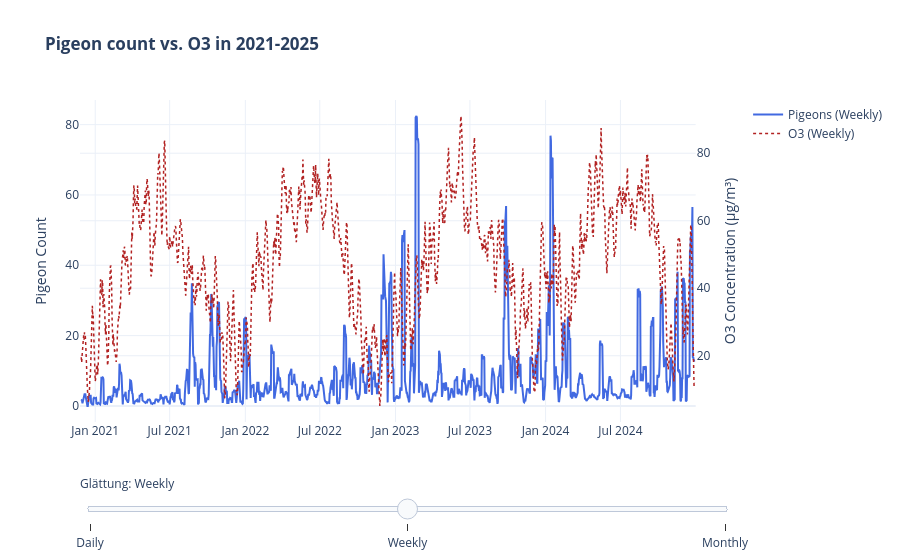
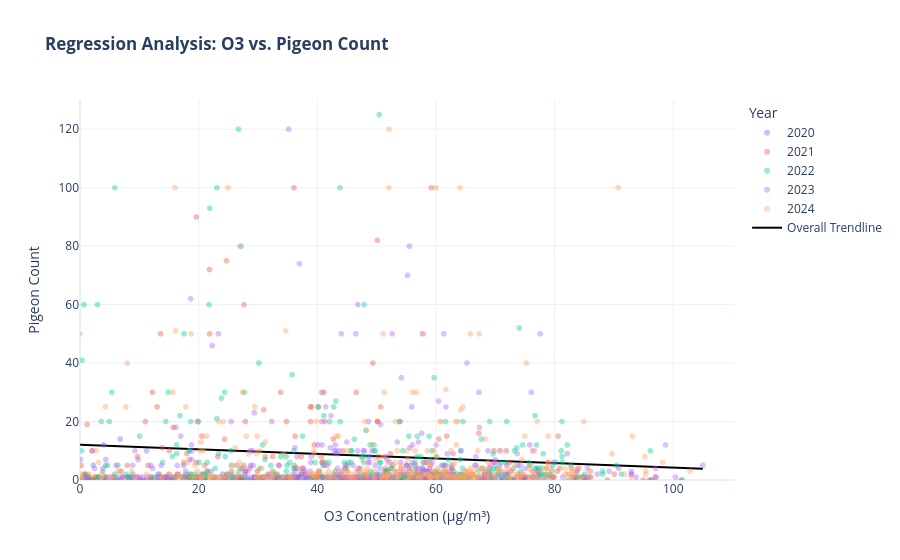
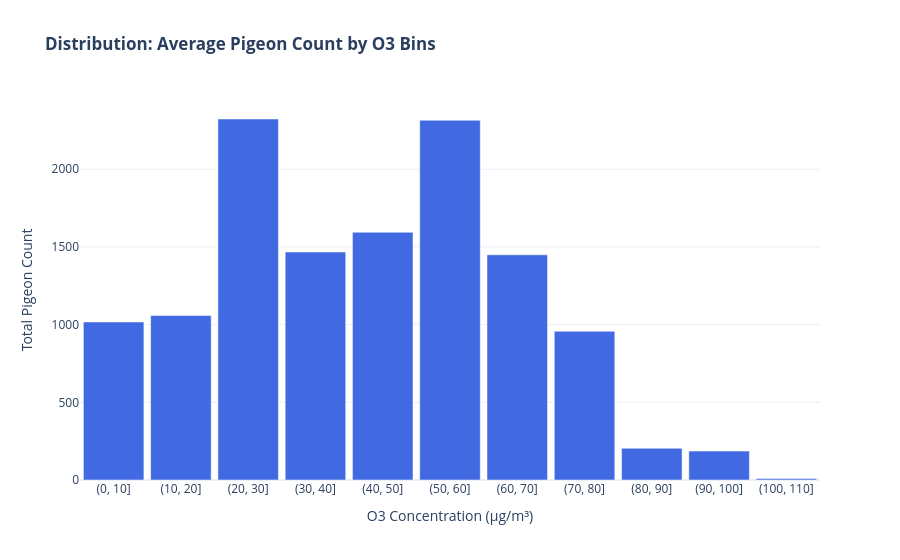

The cell these charts' notebook holds for them, in order:
### Code cell
import pandas as pd
import plotly.graph_objects as go
import plotly.express as px
from plotly.subplots import make_subplots

FILE_PATH = (
    r"C:\Users\ThinkPad\Documents\Data Science Projekt\RQ 4"
    r"\berlin_pigeon_pullution_2020_2024.csv"
)


def load_and_prepare_data(path):
    # Load data and prepare smoothing
    df = pd.read_csv(path, index_col=0)
    df["Date"] = pd.to_datetime(df["Date"])
    df = df.sort_values("Date")
    
    # Filter/Change data (only positive values and extract the year as string)
    df = df[df["O3"] >= 0].copy()
    df["Year"] = df["Date"].dt.year.astype(str)

    # our smoothing time intervals
    for col, prefix in [("PigeonCount", "P"), ("O3", "O")]:
        df[f"{prefix}_1d"] = df[col]
        df[f"{prefix}_7d"] = df[col].rolling(window=7, center=True).mean()
        df[f"{prefix}_30d"] = df[col].rolling(window=30, center=True).mean()
    
    return df


def create_interactive_plot(df):
    # Creating our interactive plot with a smoothing slider
    fig = make_subplots(specs=[[{"secondary_y": True}]])

    # our 3 modes that we can slide trough
    modes = [
        {"name": "Daily", "p_col": "P_1d", "o_col": "O_1d", "visible": False},
        {"name": "Weekly", "p_col": "P_7d", "o_col": "O_7d", "visible": True},
        {"name": "Monthly", "p_col": "P_30d", "o_col": "O_30d", "visible": False}
    ]

    for mode in modes:
        # pigeon line
        fig.add_trace(
            go.Scatter(
                x=df["Date"], y=df[mode["p_col"]],
                name=f"Pigeons ({mode['name']})",
                line=dict(color="royalblue", width=2),
                visible=mode["visible"]
            ),
            secondary_y=False
        )
        # ozon line
        fig.add_trace(
            go.Scatter(
                x=df["Date"], y=df[mode["o_col"]],
                name=f"O3 ({mode['name']})",
                line=dict(color="firebrick", dash="dot", width=1.5),
                visible=mode["visible"]
            ),
            secondary_y=True
        )

    # making our slider
    sliders = [dict(
        active=1,
        currentvalue={"prefix": "Glättung: "},
        pad={"t": 50},
        steps=[
            dict(label="Daily", method="update", 
                 args=[{"visible": [True, True, False, False, False, False]}]),
            dict(label="Weekly", method="update", 
                 args=[{"visible": [False, False, True, True, False, False]}]),
            dict(label="Monthly", method="update", 
                 args=[{"visible": [False, False, False, False, True, True]}])
        ]
    )]

    # putting everything in the layout 
    fig.update_layout(
        sliders=sliders,
        title="<b>Pigeon count vs. O3 in 2021-2025</b>",
        template="plotly_white",
        hovermode="x unified"
    )

    fig.update_yaxes(title_text="Pigeon Count", secondary_y=False)
    fig.update_yaxes(title_text="O3 Concentration (µg/m³)", secondary_y=True)
    
    return fig


def create_regression_plot(df):
    # Creating our second plot, the regression line
    fig = px.scatter(
        df,
        x="O3",
        y="PigeonCount",
        color="Year",
        trendline="ols",
        trendline_scope="overall",
        trendline_color_override="black",
        title="<b>Regression Analysis: O3 vs. Pigeon Count</b>",
        labels={"O3": "O3 Concentration (µg/m³)", "PigeonCount": "Pigeon Count"},
        opacity=0.4,
        template="plotly_white",
    )

    fig.update_xaxes(range=[0, df["O3"].max() * 1.05])
    fig.update_yaxes(range=[0, 130])
    
    return fig

def create_binned_histogram(df):
    # Creating a Histogram that bins the o3 values into 10 bins
    # and shows how many pigeons in total were counted at those values
    
    # Creating the bins
    bin_edges = list(range(0, 111, 10))
    df_binned = df.copy()
    df_binned["O3_Bin"] = pd.cut(df_binned["O3"], bins=bin_edges)
    
    # Group and aggregate the sum
    df_plot = df_binned.groupby("O3_Bin", observed=True).agg({
        "PigeonCount": "sum"
    }).reset_index()

    df_plot["O3_Range"] = df_plot["O3_Bin"].astype(str)

    # Creating the plot itself
    fig = px.bar(
        df_plot,
        x="O3_Range",
        y="PigeonCount",
        title="<b>Distribution: Average Pigeon Count by O3 Bins</b>",
        labels={
            "O3": "O3 Concentration (µg/m³)",
            "PigeonCount": "Total Pigeon Count"
        },
        template="plotly_white",
        color_discrete_sequence=["royalblue"]
    )

    # Creating the layout or rather the axises
    fig.update_layout(
        bargap=0.1,
        xaxis={
            'title': 'O3 Concentration (µg/m³)',
            'categoryorder': 'array', 
            'categoryarray': df_plot["O3_Range"]
        },
        yaxis_title="Total Pigeon Count"
    )

    return fig


# Executing the functions
if __name__ == "__main__":
    pigeon_data = load_and_prepare_data(FILE_PATH)
    
    time_series_fig = create_interactive_plot(pigeon_data)
    time_series_fig.show()
    
    regression_fig = create_regression_plot(pigeon_data)
    regression_fig.show()

    hist_fig = create_binned_histogram(pigeon_data)
    hist_fig.show()

### Figure 1 — Plotly figure (JSON) as saved in the notebook; plotly's stock layout.template omitted (floating-point values rounded to 4 significant figures; data arrays with more than 128 entries replaced by an {"elided": "..."} marker saying what was removed)
{"data": [{"line": {"color": "royalblue", "width": 2}, "name": "Pigeons (Daily)", "type": "scatter", "visible": false, "x": {"elided": "1491 str values"}, "xaxis": "x", "y": {"elided": "1491 int values"}, "yaxis": "y"}, {"line": {"color": "firebrick", "dash": "dot", "width": 1.5}, "name": "O3 (Daily)", "type": "scatter", "visible": false, "x": {"elided": "1491 str values"}, "xaxis": "x", "y": {"elided": "1491 float values"}, "yaxis": "y2"}, {"line": {"color": "royalblue", "width": 2}, "name": "Pigeons (Weekly)", "type": "scatter", "visible": true, "x": {"elided": "1491 str values"}, "xaxis": "x", "y": {"elided": "1491 float values"}, "yaxis": "y"}, {"line": {"color": "firebrick", "dash": "dot", "width": 1.5}, "name": "O3 (Weekly)", "type": "scatter", "visible": true, "x": {"elided": "1491 str values"}, "xaxis": "x", "y": {"elided": "1491 float values"}, "yaxis": "y2"}, {"line": {"color": "royalblue", "width": 2}, "name": "Pigeons (Monthly)", "type": "scatter", "visible": false, "x": {"elided": "1491 str values"}, "xaxis": "x", "y": {"elided": "1491 float values"}, "yaxis": "y"}, {"line": {"color": "firebrick", "dash": "dot", "width": 1.5}, "name": "O3 (Monthly)", "type": "scatter", "visible": false, "x": {"elided": "1491 str values"}, "xaxis": "x", "y": {"elided": "1491 float values"}, "yaxis": "y2"}], "layout": {"hovermode": "x unified", "sliders": [{"active": 1, "currentvalue": {"prefix": "Glättung: "}, "pad": {"t": 50}, "steps": [{"args": [{"visible": [true, true, false, false, false, false]}], "label": "Daily", "method": "update"}, {"args": [{"visible": [false, false, true, true, false, false]}], "label": "Weekly", "method": "update"}, {"args": [{"visible": [false, false, false, false, true, true]}], "label": "Monthly", "method": "update"}]}], "title": {"text": "<b>Pigeon count vs. O3 in 2021-2025</b>"}, "xaxis": {"anchor": "y", "domain": [0, 0.94]}, "yaxis": {"anchor": "x", "domain": [0, 1], "title": {"text": "Pigeon Count"}}, "yaxis2": {"anchor": "x", "overlaying": "y", "side": "right", "title": {"text": "O3 Concentration (µg/m³)"}}}}

### Figure 2 — Plotly figure (JSON) as saved in the notebook; plotly's stock layout.template omitted (floating-point values rounded to 4 significant figures; data arrays with more than 128 entries replaced by an {"elided": "..."} marker saying what was removed)
{"data": [{"hovertemplate": "Year=2020<br>O3 Concentration (µg/m³)=%{x}<br>Pigeon Count=%{y}<extra></extra>", "legendgroup": "2020", "marker": {"color": "#636efa", "opacity": 0.4, "symbol": "circle"}, "mode": "markers", "name": "2020", "showlegend": true, "type": "scattergl", "x": [14.21, 14.99, 2.21, 32.99, 28.34, 24.04, 20.07, 3.155, 28.6, 27.22, 28.75, 40.91, 33.53, 11.22, 18.41, 25.94, 21.06, 11.2, 1.121, 2.018, 5.24, 5.88, 12.08, 6.782, 17.46, 10.29, 8.938, 34.22, 6.731, 33.76, 45.17, 37.95, 62.91, 22.74, 15.46, 8.713, 4.014], "xaxis": "x", "y": [0, 1, 5, 1, 0, 2, 1, 1, 0, 0, 5, 6, 1, 10, 1, 0, 0, 0, 0, 0, 0, 0, 0, 14, 5, 0, 1, 0, 0, 0, 0, 3, 0, 0, 0, 0, 12], "yaxis": "y"}, {"hovertemplate": "Year=2021<br>O3 Concentration (µg/m³)=%{x}<br>Pigeon Count=%{y}<extra></extra>", "legendgroup": "2021", "marker": {"color": "#EF553B", "opacity": 0.4, "symbol": "circle"}, "mode": "markers", "name": "2021", "showlegend": true, "type": "scattergl", "x": {"elided": "365 float values"}, "xaxis": "x", "y": {"elided": "365 int values"}, "yaxis": "y"}, {"hovertemplate": "Year=2022<br>O3 Concentration (µg/m³)=%{x}<br>Pigeon Count=%{y}<extra></extra>", "legendgroup": "2022", "marker": {"color": "#00cc96", "opacity": 0.4, "symbol": "circle"}, "mode": "markers", "name": "2022", "showlegend": true, "type": "scattergl", "x": {"elided": "363 float values"}, "xaxis": "x", "y": {"elided": "363 int values"}, "yaxis": "y"}, {"hovertemplate": "Year=2023<br>O3 Concentration (µg/m³)=%{x}<br>Pigeon Count=%{y}<extra></extra>", "legendgroup": "2023", "marker": {"color": "#ab63fa", "opacity": 0.4, "symbol": "circle"}, "mode": "markers", "name": "2023", "showlegend": true, "type": "scattergl", "x": {"elided": "362 float values"}, "xaxis": "x", "y": {"elided": "362 int values"}, "yaxis": "y"}, {"hovertemplate": "Year=2024<br>O3 Concentration (µg/m³)=%{x}<br>Pigeon Count=%{y}<extra></extra>", "legendgroup": "2024", "marker": {"color": "#FFA15A", "opacity": 0.4, "symbol": "circle"}, "mode": "markers", "name": "2024", "showlegend": true, "type": "scattergl", "x": {"elided": "364 float values"}, "xaxis": "x", "y": {"elided": "364 int values"}, "yaxis": "y"}, {"hovertemplate": "<b>OLS trendline</b><br>PigeonCount = -0.0784133 * O3 + 12.095<br>R<sup>2</sup>=0.004514<br><br>O3 Concentration (µg/m³)=%{x}<br>Pigeon Count=%{y} <b>(trend)</b><extra></extra>", "legendgroup": "Overall Trendline", "line": {"color": "black"}, "mode": "lines", "name": "Overall Trendline", "showlegend": true, "type": "scatter", "x": {"elided": "1491 float values"}, "xaxis": "x", "y": {"elided": "1491 float values"}, "yaxis": "y"}], "layout": {"legend": {"title": {"text": "Year"}, "tracegroupgap": 0}, "title": {"text": "<b>Regression Analysis: O3 vs. Pigeon Count</b>"}, "xaxis": {"anchor": "y", "domain": [0, 1], "range": [0, 110.2], "title": {"text": "O3 Concentration (µg/m³)"}}, "yaxis": {"anchor": "x", "domain": [0, 1], "range": [0, 130], "title": {"text": "Pigeon Count"}}}}

### Figure 3 — Plotly figure (JSON) as saved in the notebook; plotly's stock layout.template omitted (floating-point values rounded to 4 significant figures)
{"data": [{"hovertemplate": "O3_Range=%{x}<br>Total Pigeon Count=%{y}<extra></extra>", "legendgroup": "", "marker": {"color": "royalblue", "pattern": {"shape": ""}}, "name": "", "orientation": "v", "showlegend": false, "textposition": "auto", "type": "bar", "x": ["(0, 10]", "(10, 20]", "(20, 30]", "(30, 40]", "(40, 50]", "(50, 60]", "(60, 70]", "(70, 80]", "(80, 90]", "(90, 100]", "(100, 110]"], "xaxis": "x", "y": [1017, 1058, 2323, 1467, 1594, 2315, 1449, 957, 204, 186, 9], "yaxis": "y"}], "layout": {"bargap": 0.1, "barmode": "relative", "legend": {"tracegroupgap": 0}, "title": {"text": "<b>Distribution: Average Pigeon Count by O3 Bins</b>"}, "xaxis": {"anchor": "y", "categoryarray": ["(0, 10]", "(10, 20]", "(20, 30]", "(30, 40]", "(40, 50]", "(50, 60]", "(60, 70]", "(70, 80]", "(80, 90]", "(90, 100]", "(100, 110]"], "categoryorder": "array", "domain": [0, 1], "title": {"text": "O3 Concentration (µg/m³)"}}, "yaxis": {"anchor": "x", "domain": [0, 1], "title": {"text": "Total Pigeon Count"}}}}
